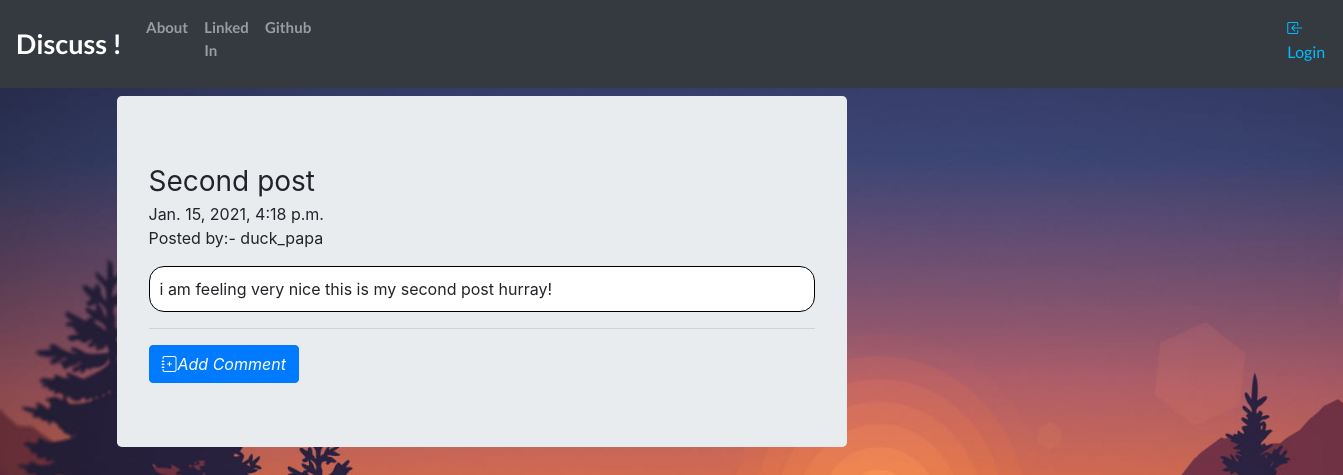
Screenshot of /post/11/ with the database file from the repository.
### blog/models.py (models this page shows, shortened)
class Post(models.Model):
    author = models.ForeignKey('auth.user',on_delete = models.CASCADE)
    title = models.CharField(max_length=200)
    text = models.TextField()
    create_date = models.DateTimeField(default=timezone.now)
    published_date = models.DateTimeField(blank=True,null=True) #because maybe we don't to publish the date or maybe its not published yet
    def publish(self):
        self.published_date = timezone.now()
        self.save()

### blog/views.py (the view)
# urls.py: path(r'post/<int:pk>/',views.PostDetailView.as_view(),name = 'post_detail'),
class PostDetailView(DetailView):
    model = Post

### blog/templates/blog/post_detail.html (shortened to what this page needs)
{% extends "blog/base.html" %}
{% block content%}
    <div class="post_title"> {{post.title}}</div>
    {% if post.published_date %}
        <div class="date postdate">
            {{post.published_date}}
            <p class='post_data'>Posted by:- {{post.author}} </p>
        </div>
    {% else %}
        <a class="btn btn-primary" href="{% url 'blog:post_publish' pk=post.pk%}">Publish</a>
        <br> <br>
    {% endif %}
    <p class='postcontent' style="background-color:white; border: 1px solid black; padding:10px; border-radius: 15px;" >{{ post.text|safe|linebreaksbr }}</p>
    <hr>
    <a name="" id="" class="btn btn-primary" href="{% url 'blog:add_comment_to_post' pk=post.pk %}" role="button"><i class="bi bi-journal-plus">Add Comment</i></a>
{% endblock %}

### blog/static/css/blog.css (style rules this page uses)
body { background-color:rgb(207, 219, 219); }
.post_title { font-size:28px; }

### rows the page displays
Post: title "Second post", published_date "Jan. 15, 2021, 4:18 p.m.", author "duck_papa", text "i am feeling very nice this is my second post hurray!"
